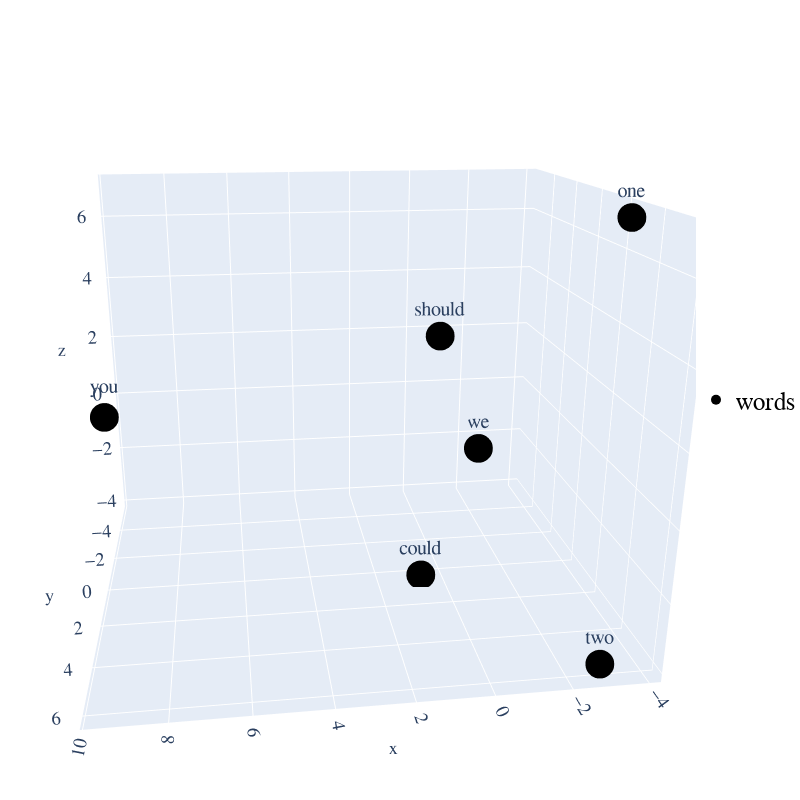

Notebook code for this chart:
### Code cell
layout = go.Layout(
        margin = {'l': 0, 'r': 0, 'b': 0, 't': 0},
        showlegend=True,
        legend=dict(
        x=1,
        y=0.5,
        font=dict(
            family="Courier New",
            size=25,
            color="black"
        )),
        font = dict(
            family = " Courier New ",
            size = 15),
        autosize = False,
        width = 800,
        height = 800
        )


plot_figure = go.Figure(data = trace_data, layout = layout)
plot_figure.show()

### Figure 1 — Plotly figure (JSON) as saved in the notebook; plotly's stock layout.template omitted (floating-point values rounded to 4 significant figures)
{"data": [{"marker": {"color": "black", "opacity": 1, "size": 10}, "mode": "markers+text", "name": "words", "text": ["should", "could", "two", "one", "you", "we"], "textfont": {"size": 20}, "textposition": "top center", "type": "scatter3d", "x": [-1.071, 0.7606, -2.788, -3.89, 9.641, -2.653], "y": [-5.397, 0.9005, 6.158, 3.055, 0.819, -5.536], "z": [1.769, -3.907, -3.819, 6.975, 1.517, -2.535]}], "layout": {"autosize": false, "font": {"family": " Courier New ", "size": 15}, "height": 800, "legend": {"font": {"color": "black", "family": "Courier New", "size": 25}, "x": 1, "y": 0.5}, "margin": {"b": 0, "l": 0, "r": 0, "t": 0}, "scene": {"aspectmode": "auto", "aspectratio": {"x": 1.129, "y": 0.9757, "z": 0.9079}, "camera": {"center": {"x": 0, "y": 0, "z": 0}, "eye": {"x": 0.2684, "y": 2.031, "z": 0.699}, "projection": {"type": "perspective"}, "up": {"x": 0, "y": 0, "z": 1}}}, "showlegend": true, "width": 800}}
